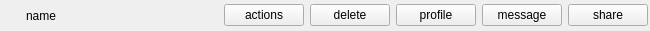
<?xml version="1.0" encoding="UTF-8"?>
<ui version="4.0">
 <class>ContactsItem</class>
 <widget class="QWidget" name="ContactsItem">
  <property name="geometry">
   <rect>
    <x>0</x>
    <y>0</y>
    <width>650</width>
    <height>31</height>
   </rect>
  </property>
  <property name="windowTitle">
   <string>Form</string>
  </property>
  <layout class="QHBoxLayout" name="horizontalLayout">
   <property name="margin">
    <number>2</number>
   </property>
   <item>
    <widget class="QLabel" name="user_status">
     <property name="sizePolicy">
      <sizepolicy hsizetype="Minimum" vsizetype="Preferred">
       <horstretch>0</horstretch>
       <verstretch>0</verstretch>
      </sizepolicy>
     </property>
     <property name="minimumSize">
      <size>
       <width>18</width>
       <height>18</height>
      </size>
     </property>
     <property name="text">
      <string/>
     </property>
     <property name="pixmap">
      <pixmap>:/icons/16/globe</pixmap>
     </property>
     <property name="scaledContents">
      <bool>false</bool>
     </property>
    </widget>
   </item>
   <item>
    <widget class="QLabel" name="user_name">
     <property name="sizePolicy">
      <sizepolicy hsizetype="Expanding" vsizetype="Preferred">
       <horstretch>0</horstretch>
       <verstretch>0</verstretch>
      </sizepolicy>
     </property>
     <property name="text">
      <string>name</string>
     </property>
    </widget>
   </item>
   <item>
    <widget class="QPushButton" name="user_actions">
     <property name="text">
      <string>actions</string>
     </property>
    </widget>
   </item>
   <item>
    <widget class="QPushButton" name="delete_user">
     <property name="text">
      <string>delete</string>
     </property>
    </widget>
   </item>
   <item>
    <widget class="QPushButton" name="view_profile">
     <property name="toolTip">
      <string>See this persons profile</string>
     </property>
     <property name="text">
      <string>profile</string>
     </property>
    </widget>
   </item>
   <item>
    <widget class="QPushButton" name="send_message">
     <property name="toolTip">
      <string>Send message to</string>
     </property>
     <property name="text">
      <string>message</string>
     </property>
    </widget>
   </item>
   <item>
    <widget class="QPushButton" name="share_file">
     <property name="toolTip">
      <string>Send file(s) to </string>
     </property>
     <property name="text">
      <string>share</string>
     </property>
    </widget>
   </item>
  </layout>
 </widget>
 <resources/>
 <connections/>
</ui>
